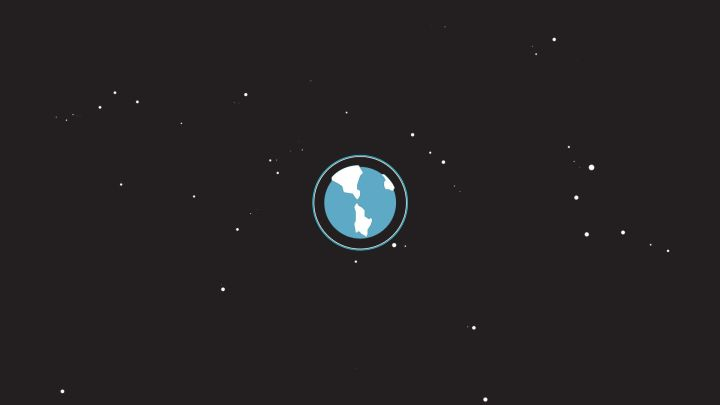
//> input picture Exp6/earth.jpg, 720 x 405 px
$ ./HoughCircle   (built with g++ and OpenCV 4)
//> lines starting //> are read from the running program, lines starting //| are printed output that depends on the picture; after the words box and inside, x2 and y2 are one past the last pixel; in counts of white or black regions, pixels touching at a corner belong together
//
// Created by zjh15 on 2021/10/29.
//
#include <opencv2/opencv.hpp>
#include <opencv2/imgproc/imgproc.hpp>
#include <bits/stdc++.h>

using namespace cv;
using namespace std;

int main()
{
    //载入原始图和Mat变量定义
    Mat srcImage = imread("F:\\computer-vision\\Exp6\\earth.jpg"); // 工程目录下应该有一张名为1.jpg的素材图
//> srcImage is the input picture: 405 rows x 720 cols, CV_8UC3; mean B, G, R 35, 33.7, 36.7
    Mat midImage, dstImage;            // 临时变量和目标图的定义

    //显示原始图
    imshow("Oringal Image", srcImage);

    //转为灰度图，进行图像平滑
    cvtColor(srcImage, midImage, CV_BGR2GRAY); //转化边缘检测后的图为灰度图
    GaussianBlur(midImage, midImage, Size(9, 9), 2, 2);
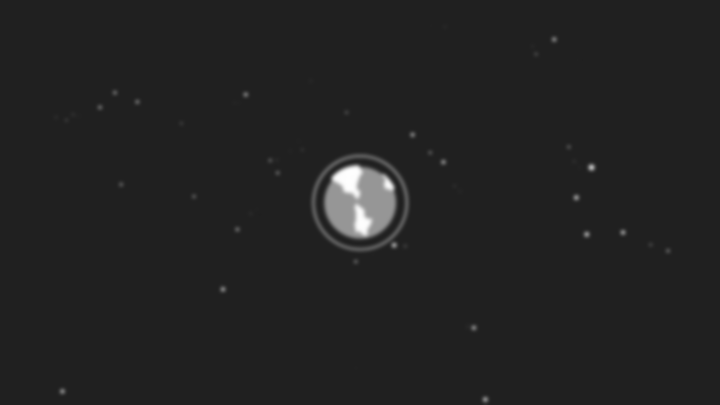
//> midImage: 405 rows x 720 cols, CV_8UC1; min 31, max 254, mean 34.5

    //进行边缘检测
    Canny(midImage, dstImage, 80,100);
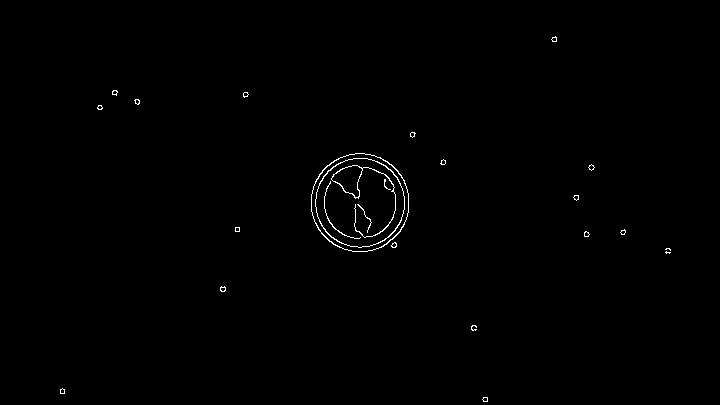
//> dstImage: 405 rows x 720 cols, CV_8UC1; 0.49% white in thin lines or dots, all inside (x1, y1, x2, y2) = (60, 36, 671, 402)
    namedWindow("Edge detection", CV_WINDOW_NORMAL);
    resizeWindow("Edge detection", 720, 405);
    imshow("Edge detection", dstImage);

    //进行霍夫圆变换
    vector<Vec3f> circles;
    HoughCircles(dstImage, circles, CV_HOUGH_GRADIENT, 1.5, 10, 200, 100, 30, 55);
//> circles = 1 circle (x, y, radius): [360.8, 201.8, 44.1]

    cout << "The number of detected circles is " << circles.size() << endl;
//| The number of detected circles is 1

    //依次在图中绘制出圆
    for (size_t i = 0; i < circles.size(); i++)
    {
        cout << "The center of the circle are (" << circles[i][1] << "," << circles[i][2] << "),Radius is " << circles[i][0] << endl;
        Point center(cvRound(circles[i][0]), cvRound(circles[i][1]));
        int radius = cvRound(circles[i][2]);
        //绘制圆心
        circle(srcImage, center, 3, Scalar(0, 255, 255), -1, 8, 0);
        //绘制圆轮廓
        circle(srcImage, center, radius, Scalar(0, 255, 255), 0, 8, 0);
    }
//> this loop made 1 pass
//> (center, radius) on pass 1: (Point(361, 202), 44)
//| The center of the circle are (201.75,44.1),Radius is 360.75
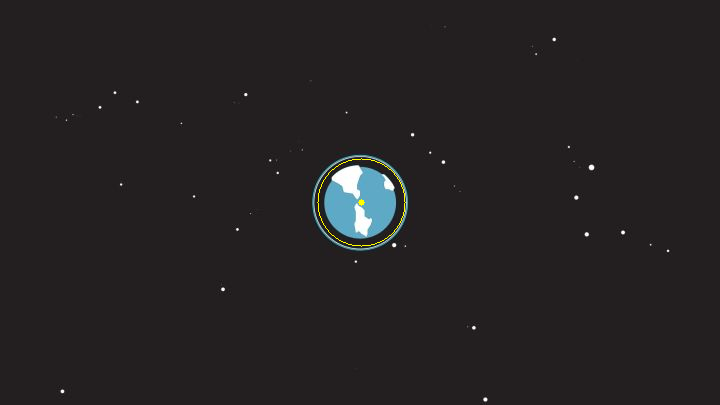
//> srcImage: 405 rows x 720 cols, CV_8UC3; 0.09% of pixels changed, all inside (x1, y1, x2, y2) = (317, 158, 406, 247)

    //显示效果图
    imshow("Effect picture", srcImage);

    waitKey(0);

    return 0;
}
